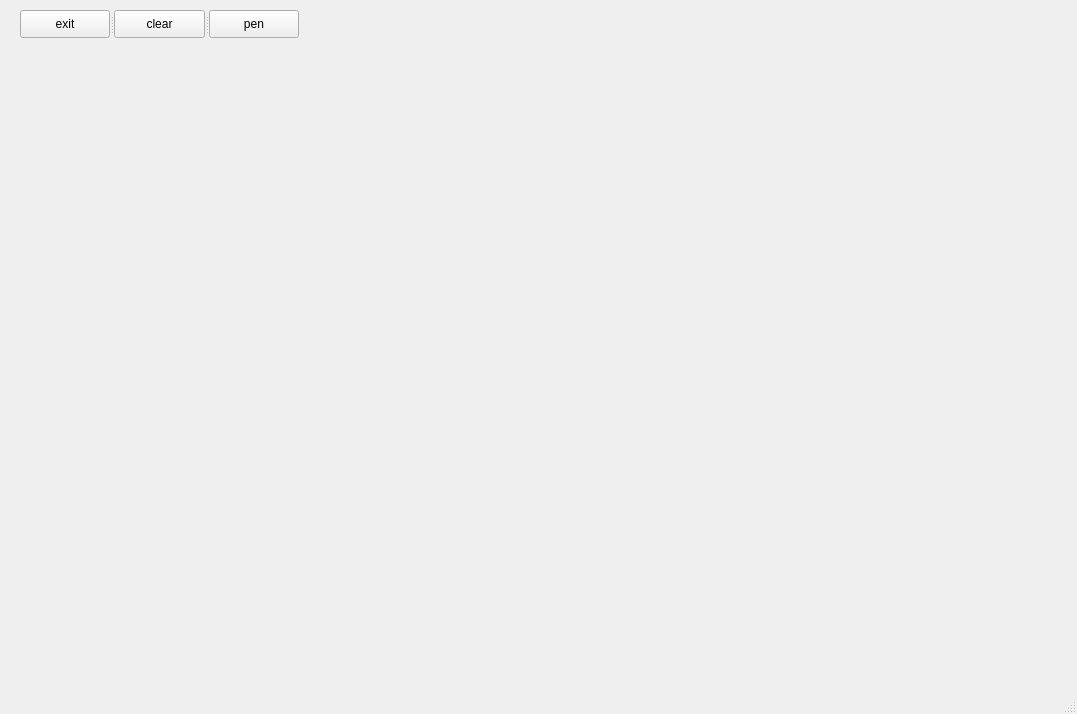
<?xml version="1.0" encoding="UTF-8"?>
<ui version="4.0">
 <class>QtPaint001Class</class>
 <widget class="QMainWindow" name="QtPaint001Class">
  <property name="geometry">
   <rect>
    <x>0</x>
    <y>0</y>
    <width>1077</width>
    <height>714</height>
   </rect>
  </property>
  <property name="windowTitle">
   <string>QtPaint001</string>
  </property>
  <widget class="QWidget" name="centralWidget">
   <widget class="QSplitter" name="splitter">
    <property name="geometry">
     <rect>
      <x>20</x>
      <y>10</y>
      <width>279</width>
      <height>28</height>
     </rect>
    </property>
    <property name="orientation">
     <enum>Qt::Horizontal</enum>
    </property>
    <widget class="QPushButton" name="pushButton_3">
     <property name="text">
      <string>exit</string>
     </property>
    </widget>
    <widget class="QPushButton" name="pushButton">
     <property name="text">
      <string>clear</string>
     </property>
    </widget>
    <widget class="QPushButton" name="pushButton_2">
     <property name="text">
      <string>pen</string>
     </property>
    </widget>
   </widget>
  </widget>
  <widget class="QMenuBar" name="menuBar">
   <property name="geometry">
    <rect>
     <x>0</x>
     <y>0</y>
     <width>1077</width>
     <height>26</height>
    </rect>
   </property>
  </widget>
  <widget class="QStatusBar" name="statusBar"/>
 </widget>
 <layoutdefault spacing="6" margin="11"/>
 <resources>
  <include location="QtPaint001.qrc"/>
 </resources>
 <connections>
  <connection>
   <sender>pushButton_3</sender>
   <signal>clicked()</signal>
   <receiver>QtPaint001Class</receiver>
   <slot>close()</slot>
   <hints>
    <hint type="sourcelabel">
     <x>66</x>
     <y>48</y>
    </hint>
    <hint type="destinationlabel">
     <x>256</x>
     <y>178</y>
    </hint>
   </hints>
  </connection>
 </connections>
</ui>
